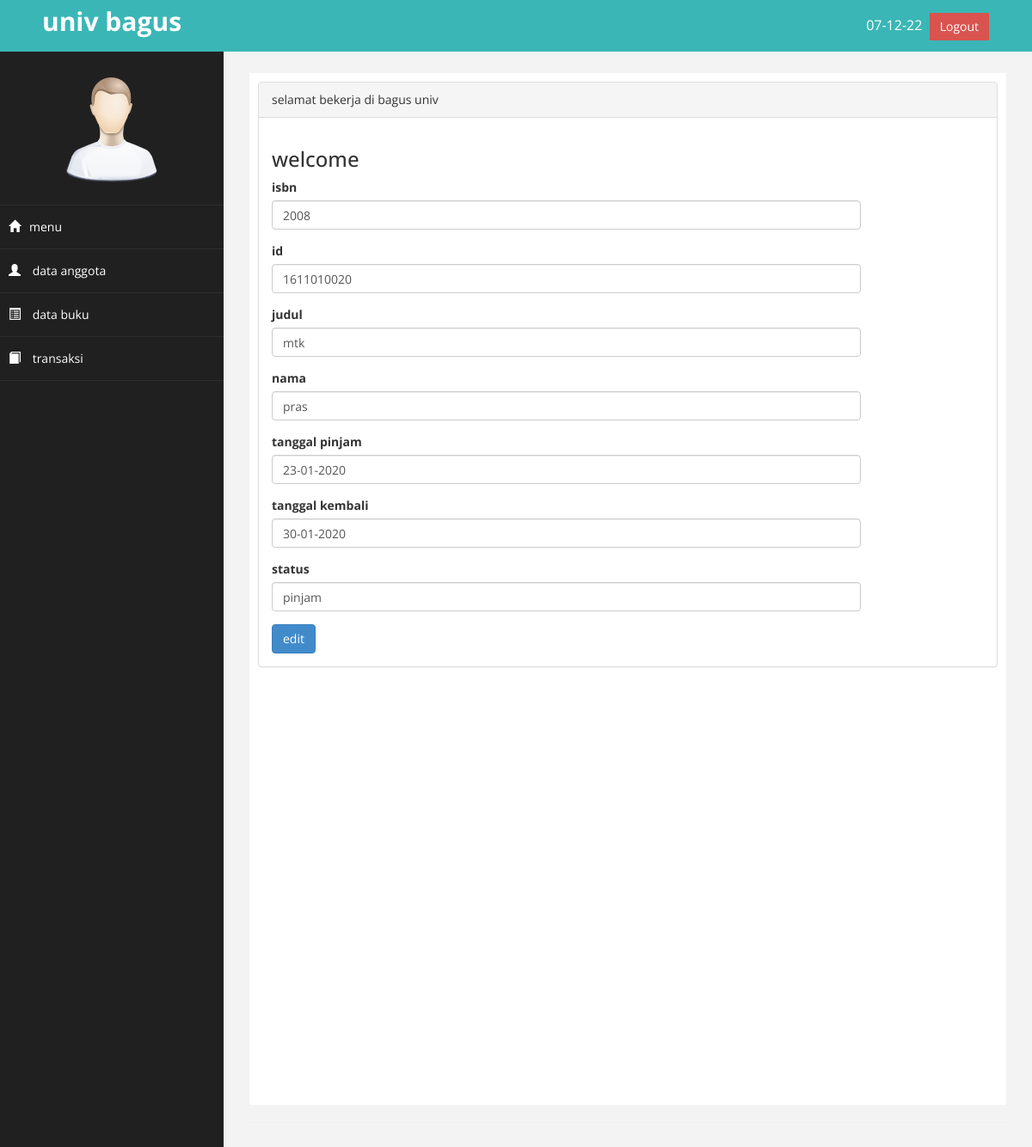
Screenshot of /tugas/index.php?page=transaksi&aksi=ubah&id=1611010020 with the database file from the repository.
### tables this page shows
CREATE TABLE `db_transaksi` (
  `isbn` int(40) NOT NULL,
  `id` int(49) NOT NULL,
  `judul` varchar(50) NOT NULL,
  `nama` varchar(40) NOT NULL,
  `tgl_pinjam` varchar(40) NOT NULL,
  `tgl_kembali` varchar(40) NOT NULL,
  `status` varchar(40) NOT NULL,
  `aksi` varchar(40) NOT NULL
);

### tugas/page/transaksi/ubah.php (the view, shortened to what this page needs)
 <?php
$kode2=$_GET['id'];
$sql= $koneksi->query ("select *from db_transaksi where id='$kode2'");
$tampil=$sql ->fetch_assoc();
?>
  <div class="panel panel-default">
 <div class="panel-heading">
 	 <div id="runningtext">
		<marquee behavior="scroll" scrollamount="3" onmouseover="this.stop();" onmouseout="this.start();" direction="left">
			selamat bekerja di bagus univ
		</marquee>
		</div>
	</div>
 <div class="panel-body">
                            <div class="row">
                                <div class="col-md-10">
                                    <h3>welcome</h3>
                                    <form method="POST" >
                                        <div class="form-group">
                                            <label>isbn</label>
                                            <input class="form-control" name="isbn" value="<?php echo $tampil ['isbn'] ?>" />
                                        </div>
                                        <div class="form-group">
                                            <label>id</label>
                                            <input class="form-control" name="id" value="<?php echo $tampil ['id'] ?>"/>
                                        </div>
                                        <div class="form-group">
                                            <label>judul</label>
                                            <input class="form-control" name="judul" value="<?php echo $tampil ['judul'] ?>"/>
                                        </div>
                                        <div class="form-group">
                                            <label>nama</label>
                                            <input class="form-control" name="nama" value="<?php echo $tampil ['nama'] ?>" />
                                        </div>
                                        <div class="form-group">
                                            <label>tanggal pinjam</label>
                                            <input class="form-control" name="tgl_pinjam" value="<?php echo $tampil ['tgl_pinjam'] ?>"/>
                                        </div>
                                        <div class="form-group">
                                            <label>tanggal kembali</label>
                                            <input class="form-control" name="tgl_kembali" value="<?php echo $tampil ['tgl_kembali'] ?>" />
                                        </div>
                                            <div class="form-group">
                                            <label>status</label>
                                            <input class="form-control" name="status" value="<?php echo $tampil ['status'] ?>" />
                                        </div>
                                      <div>
                                      	  <input type="submit" name="simpan" value="edit" class="btn btn-primary">
                                      </div>
                                    </form>
                                </div>
                            </div>
 </div>
 </div>
 </div>

### tugas/assets/css/custom.css (style rules this page uses)
body { font-family: 'Open Sans', sans-serif; }

### rows the page displays
db_transaksi: isbn "2008", id "1611010020", judul "mtk", nama "pras", tgl_pinjam "23-01-2020", tgl_kembali "30-01-2020", status "pinjam"
